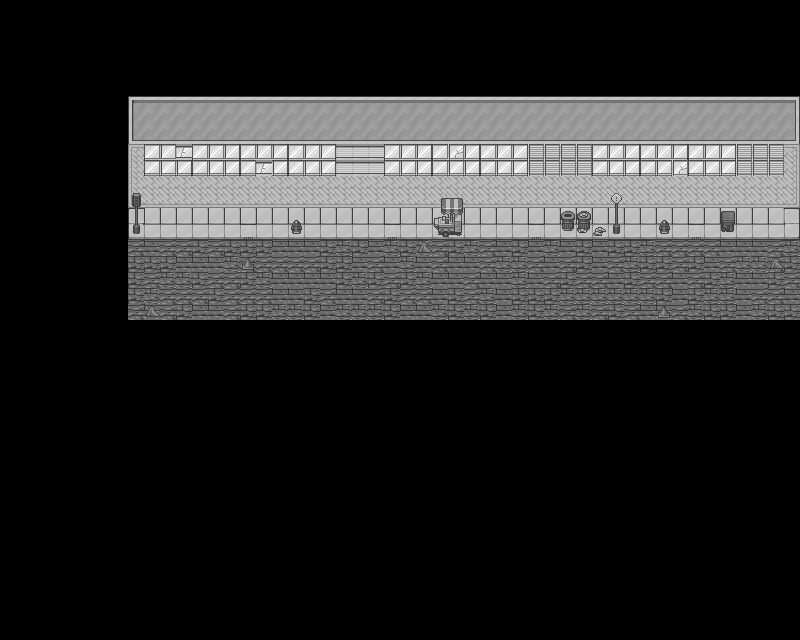

Rendered tile map (Tiled .tmx) drawn with the repository's tilesets; below, a short description and the map source with its tile grids summarised:
An orthogonal 50x40 tile map with 16x16 px tiles, 4 tile layers (walls, ground, sidewalk, deco), 3 tilesets.

<map version="1.4" tiledversion="1.4.3" orientation="orthogonal" renderorder="right-down" width="50" height="40" tilewidth="16" tileheight="16" infinite="0" nextlayerid="5" nextobjectid="1">
 <editorsettings>
  <export target="test2.json" format="json" />
 </editorsettings>
 <tileset firstgid="1" name="floor" tilewidth="16" tileheight="16" tilecount="4" columns="2">
  <image source="../floor.png" width="32" height="32" />
 </tileset>
 <tileset firstgid="5" name="road_items" tilewidth="16" tileheight="16" tilecount="256" columns="16">
  <image source="../road_items.png" width="256" height="256" />
 </tileset>
 <tileset firstgid="261" name="buildings" tilewidth="16" tileheight="16" tilecount="128" columns="8">
  <image source="../buildings.png" width="128" height="256" />
 </tileset>
 <layer id="3" name="walls" width="50" height="40">
  <properties>
   <property name="collides" type="bool" value="true" />
  </properties>
  <data>[2000 cells, 294 non-empty, 27 distinct tile ids]</data>
 </layer>
 <layer id="1" name="ground" width="50" height="40">
  <data>[2000 cells, 210 non-empty, 4 distinct tile ids]</data>
 </layer>
 <layer id="4" name="sidewalk" width="50" height="40">
  <data>[2000 cells, 84 non-empty, 7 distinct tile ids]</data>
 </layer>
 <layer id="2" name="deco" width="50" height="40">
  <data>[2000 cells, 28 non-empty, 21 distinct tile ids]</data>
 </layer>
</map>
